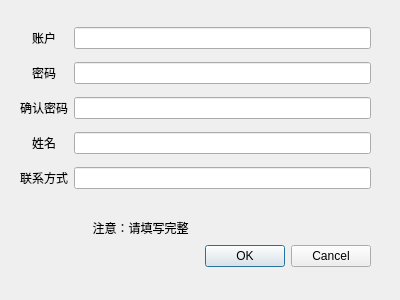
<?xml version="1.0" encoding="UTF-8"?>
<ui version="4.0">
 <class>insAdminPad</class>
 <widget class="QDialog" name="insAdminPad">
  <property name="geometry">
   <rect>
    <x>0</x>
    <y>0</y>
    <width>400</width>
    <height>300</height>
   </rect>
  </property>
  <property name="windowTitle">
   <string>Dialog</string>
  </property>
  <widget class="QDialogButtonBox" name="buttonBox">
   <property name="geometry">
    <rect>
     <x>30</x>
     <y>240</y>
     <width>341</width>
     <height>32</height>
    </rect>
   </property>
   <property name="orientation">
    <enum>Qt::Horizontal</enum>
   </property>
   <property name="standardButtons">
    <set>QDialogButtonBox::Cancel|QDialogButtonBox::Ok</set>
   </property>
  </widget>
  <widget class="QWidget" name="gridLayoutWidget">
   <property name="geometry">
    <rect>
     <x>20</x>
     <y>20</y>
     <width>351</width>
     <height>181</height>
    </rect>
   </property>
   <layout class="QGridLayout" name="gridLayout_2">
    <item row="0" column="1">
     <widget class="QLineEdit" name="AdminID"/>
    </item>
    <item row="1" column="0">
     <widget class="QLabel" name="label_6">
      <property name="text">
       <string>密码</string>
      </property>
      <property name="alignment">
       <set>Qt::AlignCenter</set>
      </property>
     </widget>
    </item>
    <item row="1" column="1">
     <widget class="QLineEdit" name="Passwd">
      <property name="echoMode">
       <enum>QLineEdit::Password</enum>
      </property>
     </widget>
    </item>
    <item row="4" column="0">
     <widget class="QLabel" name="label_7">
      <property name="text">
       <string>联系方式</string>
      </property>
      <property name="alignment">
       <set>Qt::AlignCenter</set>
      </property>
     </widget>
    </item>
    <item row="0" column="0">
     <widget class="QLabel" name="label_8">
      <property name="text">
       <string>账户</string>
      </property>
      <property name="alignment">
       <set>Qt::AlignCenter</set>
      </property>
     </widget>
    </item>
    <item row="3" column="0">
     <widget class="QLabel" name="label_5">
      <property name="text">
       <string>姓名</string>
      </property>
      <property name="alignment">
       <set>Qt::AlignCenter</set>
      </property>
     </widget>
    </item>
    <item row="2" column="0">
     <widget class="QLabel" name="label_10">
      <property name="text">
       <string>确认密码</string>
      </property>
      <property name="alignment">
       <set>Qt::AlignCenter</set>
      </property>
     </widget>
    </item>
    <item row="2" column="1">
     <widget class="QLineEdit" name="Passwd2">
      <property name="echoMode">
       <enum>QLineEdit::Password</enum>
      </property>
     </widget>
    </item>
    <item row="3" column="1">
     <widget class="QLineEdit" name="Name_2"/>
    </item>
    <item row="4" column="1">
     <widget class="QLineEdit" name="Contacts"/>
    </item>
   </layout>
  </widget>
  <widget class="QLabel" name="label_9">
   <property name="geometry">
    <rect>
     <x>20</x>
     <y>220</y>
     <width>241</width>
     <height>16</height>
    </rect>
   </property>
   <property name="text">
    <string>注意：请填写完整</string>
   </property>
   <property name="alignment">
    <set>Qt::AlignCenter</set>
   </property>
  </widget>
 </widget>
 <resources/>
 <connections/>
</ui>
